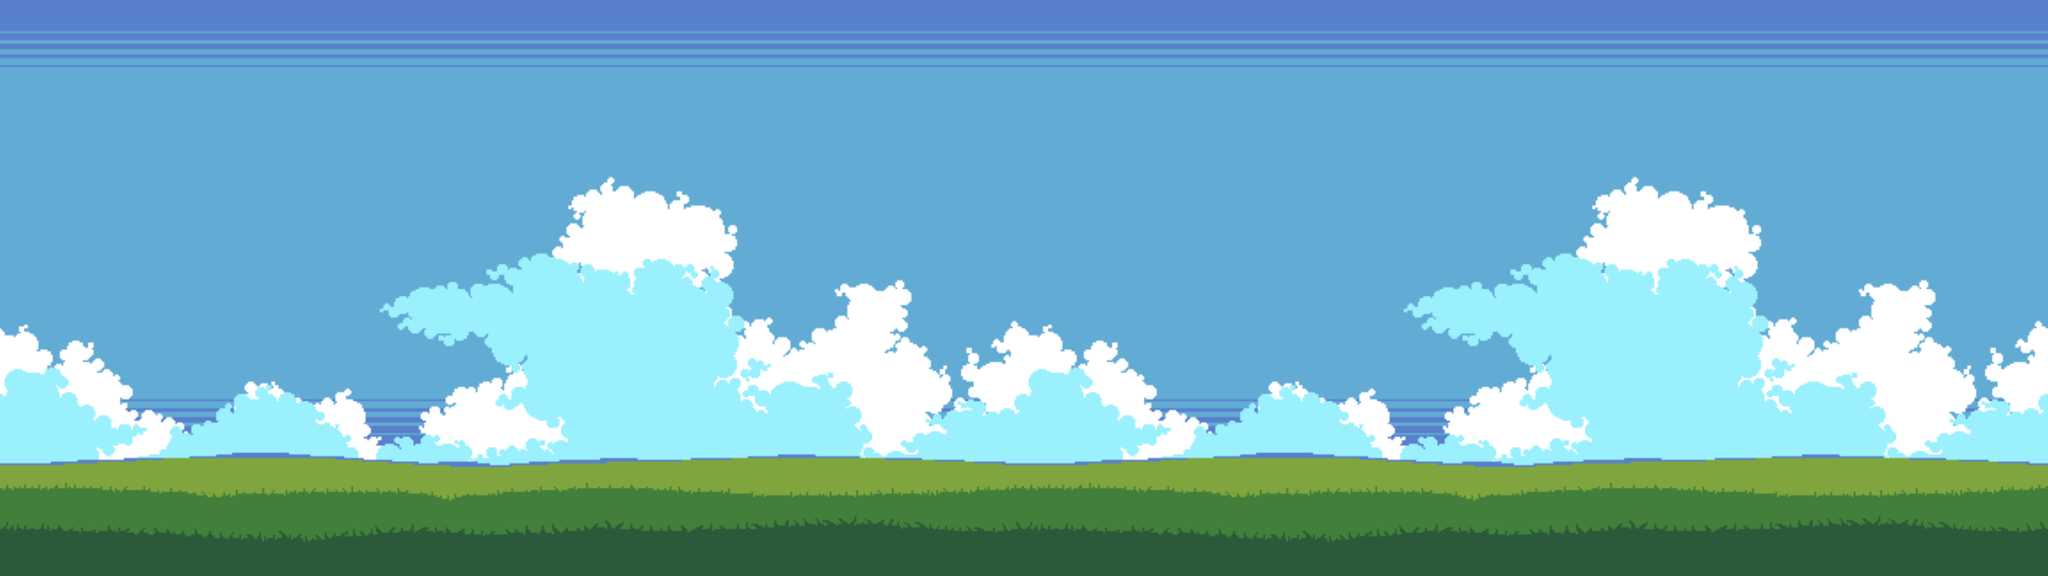

A level layout from a 2D game, rendered from its tile map. Below: a short description, then the map file with tile-grid data replaced by summaries:
An orthogonal 128x36 tile map with 32x32 px tiles, 1 tile layer (background).

<map version="1.0" orientation="orthogonal" width="128" height="36" tilewidth="32" tileheight="32">
 <tileset firstgid="1" name="Background1" tilewidth="32" tileheight="32">
  <image source="Background1.png" width="2048" height="1152" />
 </tileset>
 <layer name="background" width="128" height="36">
  <data>[4608 cells, 4608 non-empty, 2304 distinct tile ids]</data>
 </layer>
</map>
